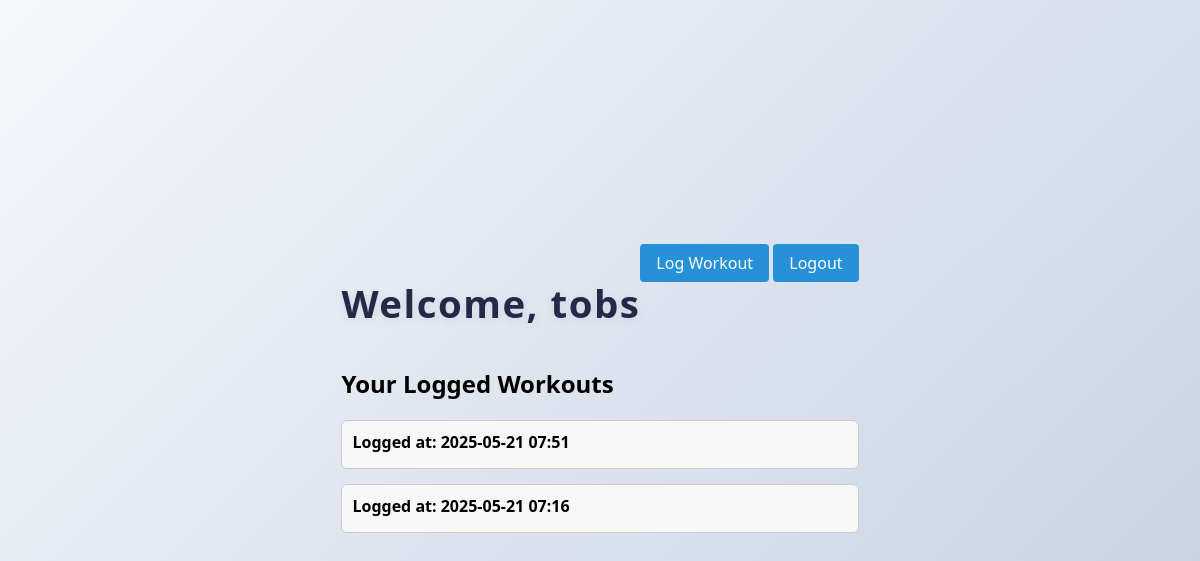
The app's page /home (signed in), older data.
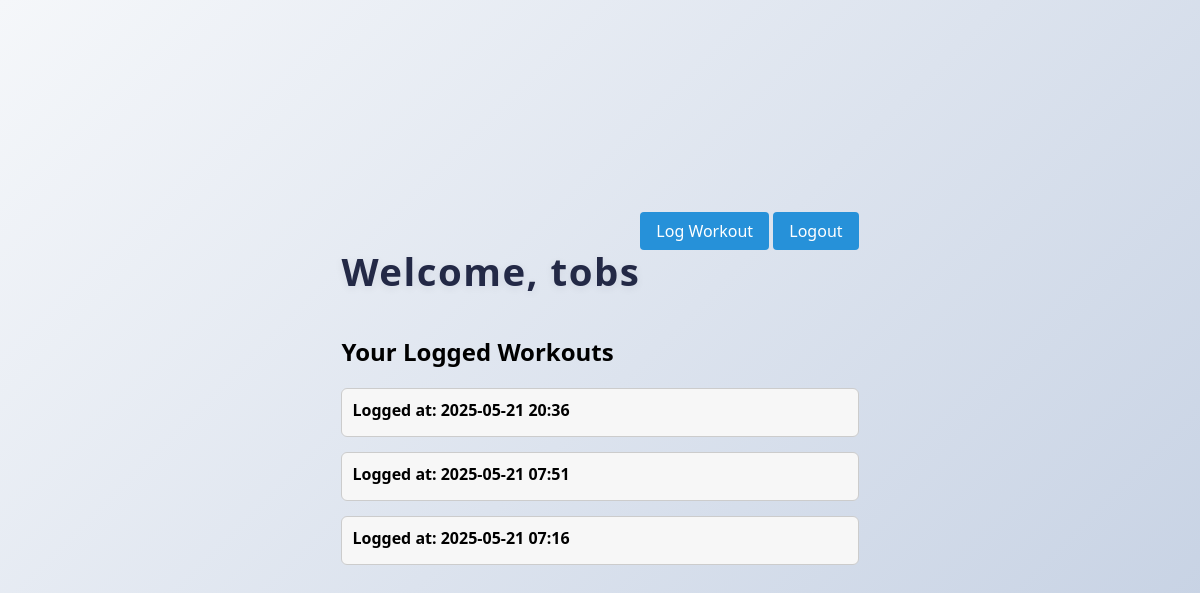
The same page, newer data.
### workout_tracker/database_models.py (models this page shows)
class User(db.Model):
    __tablename__ = 'Users Table'
    ID = db.Column(db.Integer, primary_key=True)
    Username = db.Column(db.String, unique=True, nullable=False)
    password_hash = db.Column(db.String, nullable=False)
    Join_date = db.Column(db.String)
    instructions = db.Column(db.Text)
    description = db.Column(db.Text)

class UserExercise(db.Model):
    __tablename__ = 'UserExercises'
    ID = db.Column(db.Integer, primary_key=True)
    user_id = db.Column(db.Integer, nullable=False)
    exercise = db.Column(db.String, nullable=False)  # 🔄 was exercise_id
    duration = db.Column(db.Integer)
    intensity = db.Column(db.Integer)
    date_completed = db.Column(db.Integer)
    calories_burned = db.Column(db.Integer)

### workout_tracker/app.py (the view)
@app.route('/home')
def home():
    if 'user_id' not in session:
        return redirect(url_for('login'))
    user = User.query.get(session['user_id'])
    workouts = (
        UserExercise.query
        .filter_by(user_id=user.ID)
        .order_by(UserExercise.date_completed.desc())
        .all()
    )
    grouped = {}
    for w in workouts:
        key = w.date_completed
        grouped.setdefault(key, {"exercises": [], "meta": w})["exercises"].append(w.exercise)
    return render_template('home_page.html', user=user, grouped_workouts=grouped)

### workout_tracker/app.py (called while the page is built)
@app.template_filter('datetimeformat')
def datetimeformat(value):
    return datetime.fromtimestamp(int(value)).strftime('%Y-%m-%d %H:%M')

### Templates/home_page.html (shortened to what this page needs)
<!DOCTYPE html>
<html lang="en">
<head>
    <link rel="stylesheet" href="{{ url_for('static', filename='css/main_styles.css') }}">
</head>
<body>
<div class="center">
    <div class="top-bar">
        <h1>Welcome, {{ user.Username }}</h1>
        <div>
            <a href="{{ url_for('log_workout') }}">Log Workout</a>
            <a href="{{ url_for('logout') }}">Logout</a>
        </div>
    </div>
    <h2>Your Logged Workouts</h2>
    {% if grouped_workouts %}
        {% for ts, block in grouped_workouts.items() %}
        <div class="workout-entry">
            <div class="workout-header" onclick="toggleDetails(this)">
                Logged at: {{ ts | datetimeformat }}
            </div>
        </div>
        {% endfor %}
    {% else %}
        <p>No workouts logged yet.</p>
    {% endif %}
</div>
</body>
</html>

### static/css/main_styles.css (style rules this page uses)
body { background: linear-gradient(135deg, #f5f7fa 0%, #c3cfe2 100%); font-family: 'Segoe UI', Arial, sans-serif; margin: 0; min-height: 100vh; display: flex; flex-direction: column; align-items: center; justify-content: center; }
h1 { color: #232946; margin-bottom: 18px; font-size: 2.4rem; font-weight: 700; letter-spacing: 1.5px; text-shadow: 0 2px 8px rgba(35, 41, 70, 0.08); }

### Templates/home_page.html (style rules this page uses)
.workout-entry { margin-bottom: 15px; border: 1px solid #ccc; border-radius: 6px; background: #f7f7f7; padding: 10px; }
.workout-header { font-weight: bold; cursor: pointer; margin-bottom: 5px; }
.top-bar { display: flex; justify-content: space-between; margin-bottom: 20px; }
.top-bar a { padding: 8px 16px; text-decoration: none; background-color: #2691d9; color: white; border-radius: 4px; }

Row changes from the older to the newer data that the page shows:
added UserExercise: date_completed "2025-05-21 20:36"
